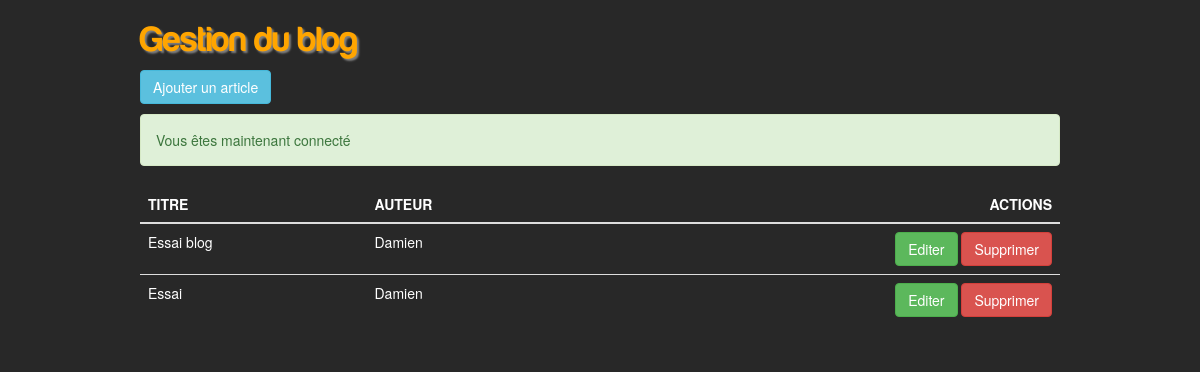
The app's page /workshop/workshop_gestion_blog.php (signed in) with its own data.
### tables this page shows
CREATE TABLE IF NOT EXISTS `blog` (
  `id` int(11) NOT NULL AUTO_INCREMENT,
  `title` varchar(255) NOT NULL,
  `auth` varchar(255) NOT NULL,
  `date` date NOT NULL,
  `content` longtext NOT NULL,
  PRIMARY KEY (`id`)
);

### lib/auth.php (called while the page is built, shortened)
<?php
function csrf(){
	return 'csrf=' . $_SESSION['csrf'];
}

### workshop/workshop_gestion_blog.php (the view, shortened to what this page needs)
<?php
include '../lib/includes.php';
$select = $bdd->query("SELECT id, title, auth FROM blog");
$categories = $select->fetchAll();
?>
<!DOCTYPE html>
<html>
  <head>
    <link href="<?php echo WEBROOT; ?>css/bootstrap/bootstrap.css" rel="stylesheet">
    <link href="<?php echo WEBROOT; ?>css/style.css" rel="stylesheet">
  </head>
  <body>
  <div class="row">
    <div class="container">
      <div class="col-sm-offset-1 col-sm-10">
        <h1>Gestion du blog</h1>
        <p>
          <a href="workshop_edit_blog.php" class="btn btn-info">Ajouter un article</a>
        </p>
        <?php echo flash(); ?>
        <table class="table">
          <thead>
            <tr>
              <th>TITRE</th>
              <th>AUTEUR</th>
              <th><div class="pull-right">ACTIONS</div></th>
            </tr>
            <tbody>
              <?php foreach ($categories as $category): ?>
              <tr>
                <td><?php echo $category['title']; ?></td>
                <td><?php echo $category['auth']; ?></td>
                <td>
                  <div class="pull-right">
                    <a href="workshop_edit_blog.php?id=<?php echo $category['id']; ?>" class="btn btn-success">Editer</a>
                    <a href="?delete=<?php echo $category['id']; ?>&<?php echo csrf(); ?>" class="btn btn-danger" onclick="return confirm('Supprimer ?');">Supprimer</a>
                  </div>
                </td>
              </tr>
              <?php endforeach; ?>
            </tbody>
          </thead>
        </table>
      </div>
    </div>
  </div>
  </body>
</html>

### css/style.css (style rules this page uses)
body { background-image: url('../background.jpeg'); background-attachment: scroll; }
a, a:hover { text-decoration: none; }
h1 { color: orange; font-family: Harabara; text-shadow: 2px 2px 2px grey; }
table, form { color: white; }

### records on screen
blog: title "Essai blog", auth "Damien"
blog: title "Essai", auth "Damien"

### other values on screen
$message "Vous êtes maintenant connecté"
